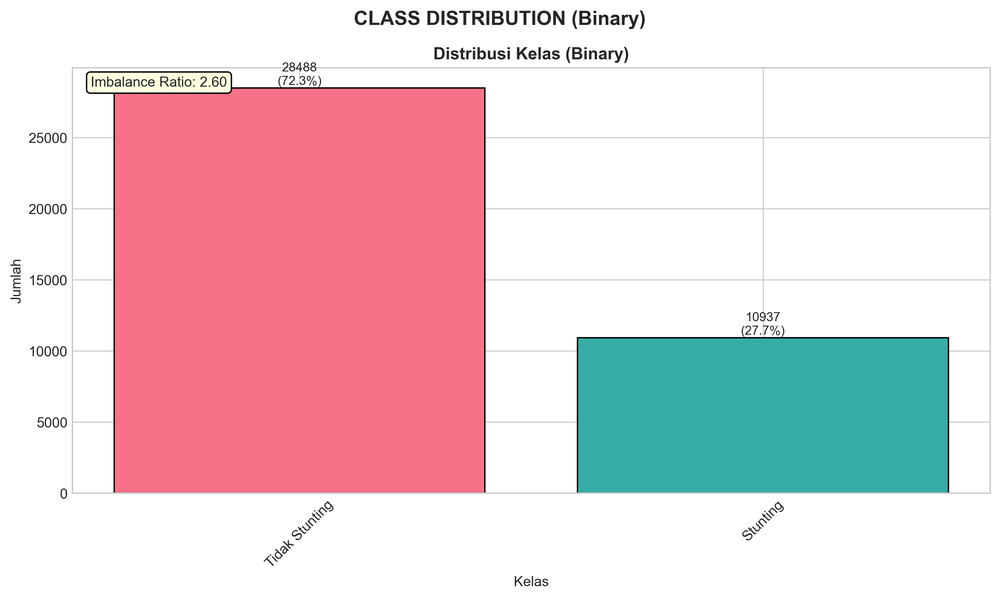
#> input picture reports/figures/03_class_imbalance.png, 1000 x 599 px, shrunk from 2968 x 1777 before the run
$ python fix_class_imbalance_pie.py
#> lines starting #> are read from the running program, lines starting #| are printed output that depends on the picture
"""
Script untuk memperbaiki Class Imbalance Pie Chart yang terpotong
Buat versi LARGE dengan padding ekstra
"""

import matplotlib.pyplot as plt
import numpy as np
from pathlib import Path
from PIL import Image

FIGURES_PATH = Path("reports/figures")
FIGURE_DPI = 300

def save_figure(fig, filename):
    """Save figure dengan DPI tinggi dan padding ekstra"""
    output_path = FIGURES_PATH / f"{filename}.png"
    fig.savefig(output_path, dpi=FIGURE_DPI, bbox_inches='tight',
                facecolor='white', pad_inches=0.5)  # Padding ekstra!
    plt.close(fig)
    print(f"  ✅ Saved: {filename}.png")

def fix_class_imbalance_pie():
    """
    Memperbaiki 03b_class_imbalance_pie.png yang terpotong
    """
    print("\n📊 Memperbaiki Class Imbalance Pie Chart...")

    # Gunakan gambar asli yang lengkap
    img_path_original = FIGURES_PATH / "03_class_imbalance.png"

    if not img_path_original.exists():
        print(f"  ⚠️  File asli tidak ditemukan: {img_path_original}")
        return

    img = Image.open(img_path_original)
#> img is the input picture: PIL image 1000x599 RGBA; mean R, G, B, A 230.2, 208.3, 213.2, 255
    img_array = np.array(img)

    height, width = img_array.shape[:2]
#> height = 599; width = 1000

    # Split dengan margin lebih besar (10% instead of 5%)
    margin = int(width * 0.1)  # 10% margin
#> margin = 100
    mid_width = width // 2
#> mid_width = 500

    # Right part (pie chart) - ambil dari tengah ke kanan dengan margin besar
    right_part = img_array[:, mid_width - margin:]
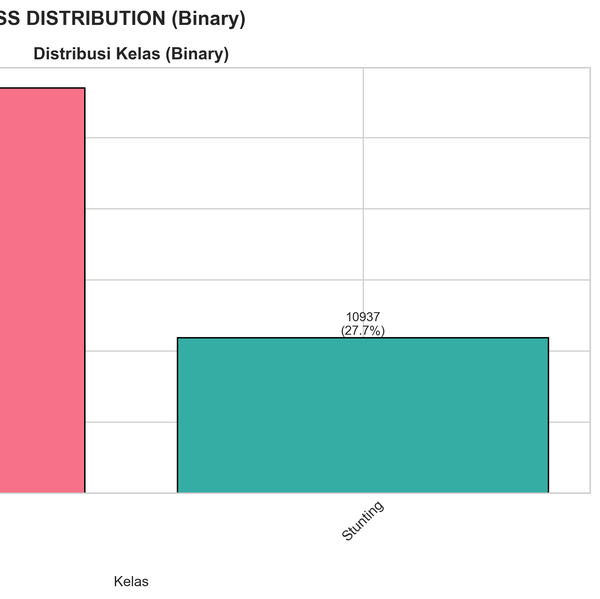
#> right_part: shape (599, 600, 4); mean R, G, B, A 218.6, 224.8, 225.6, 255

    # Save dengan figsize lebih besar dan padding ekstra
    fig, ax = plt.subplots(figsize=(14, 10))  # Lebih besar dari 12x8
    ax.imshow(right_part)
    ax.axis('off')
    plt.tight_layout(pad=1.0)  # Padding lebih besar
    save_figure(fig, '03b_class_imbalance_pie_FIXED')

    print("  ✅ Class Imbalance Pie Chart diperbaiki (14×10 inches dengan padding)")

    # Buat juga versi LARGE dari gambar lengkap
    fig, ax = plt.subplots(figsize=(16, 10))
    ax.imshow(img_array)
    ax.axis('off')
    plt.tight_layout(pad=0.5)
    save_figure(fig, '03_class_imbalance_LARGE')

    print("  ✅ Alternatif: Class Imbalance LARGE (bar + pie, 16×10 inches)")

def main():
    """Main function"""
    print("\n" + "="*70)
    print("  MEMPERBAIKI CLASS IMBALANCE PIE CHART")
    print("="*70)
    print("\nMasalah: Gambar 3.5 (Pie Chart) terpotong")
    print("Solusi: Buat ulang dengan padding ekstra dan ukuran lebih besar")

    if not FIGURES_PATH.exists():
        print(f"\n❌ Error: Folder {FIGURES_PATH} tidak ditemukan!")
        return

    fix_class_imbalance_pie()

    # Summary
    print("\n" + "="*70)
    print("  ✅ SELESAI!")
    print("="*70)
    print("\n📋 File yang dibuat:")
    print("\n1. 03b_class_imbalance_pie_FIXED.png")
    print("   - Ukuran: 14×10 inches")
    print("   - Padding: Ekstra besar (tidak terpotong)")
    print("   - Rekomendasi: GUNAKAN INI untuk skripsi ⭐")

    print("\n2. 03_class_imbalance_LARGE.png")
    print("   - Ukuran: 16×10 inches")
    print("   - Isi: Bar + Pie dalam 1 gambar")
    print("   - Alternatif: Jika pie saja masih terpotong")

    print("\n💡 Update dokumen Word:")
    print("   Ganti 03b_class_imbalance_pie.png")
    print("   dengan 03b_class_imbalance_pie_FIXED.png")
    print("\n" + "="*70)

if __name__ == "__main__":
    main()

$ run again, with reports/figures/01_data_overview.png copied over reports/figures/03_class_imbalance.png
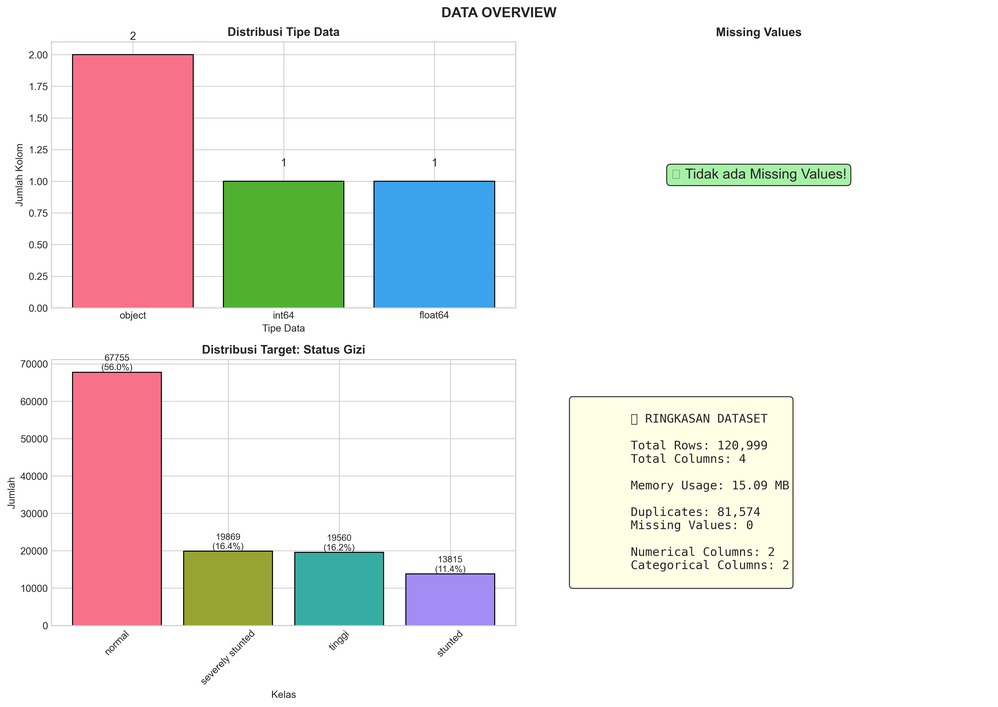
#> input picture reports/figures/01_data_overview.png, 998 x 707 px, shrunk from 4168 x 2953 before the run
#> in fix_class_imbalance_pie, img is the input picture: PIL image 998x707 RGBA; mean R, G, B, A 238.6, 234.3, 232.7, 255
#> in fix_class_imbalance_pie, `right_part = img_array[:, mid_width - margin:]`:
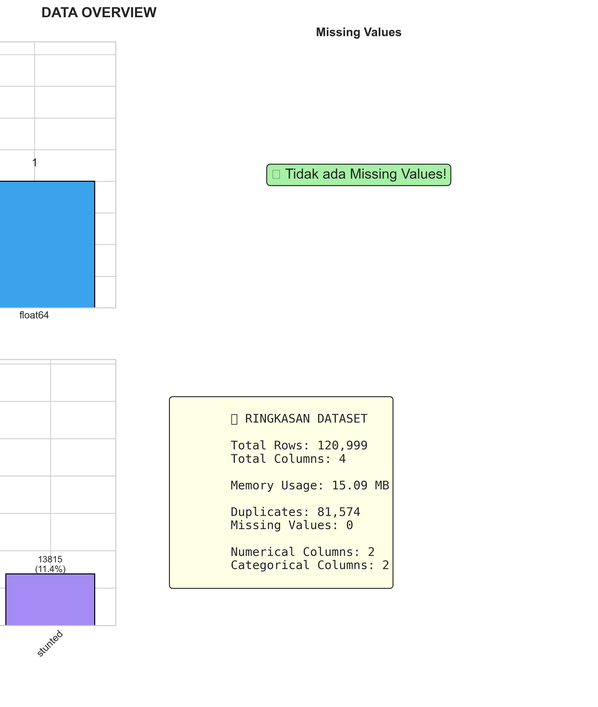
#> right_part: shape (707, 598, 4); mean R, G, B, A 244.5, 247.7, 248, 255

$ run again, with reports/figures/01a_distribusi_tipe_data.png copied over reports/figures/03_class_imbalance.png
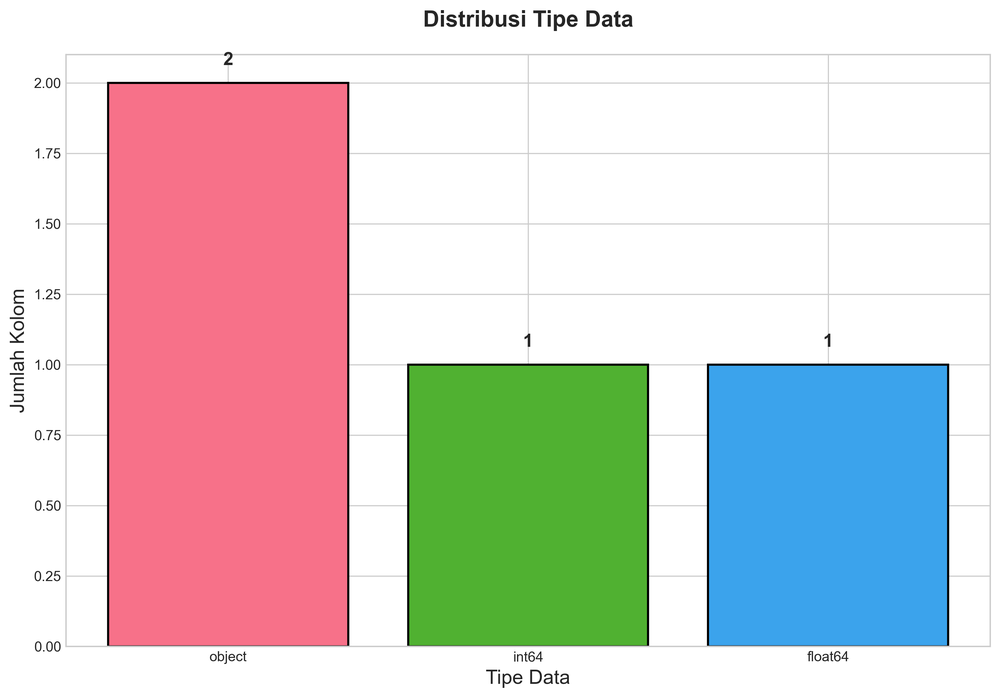
#> input picture reports/figures/01a_distribusi_tipe_data.png, 1000 x 698 px, shrunk from 2969 x 2071 before the run
#> in fix_class_imbalance_pie, img is the input picture: PIL image 1000x698 RGBA; mean R, G, B, A 213.9, 207.4, 206.8, 255
#> in fix_class_imbalance_pie, `right_part = img_array[:, mid_width - margin:]`:
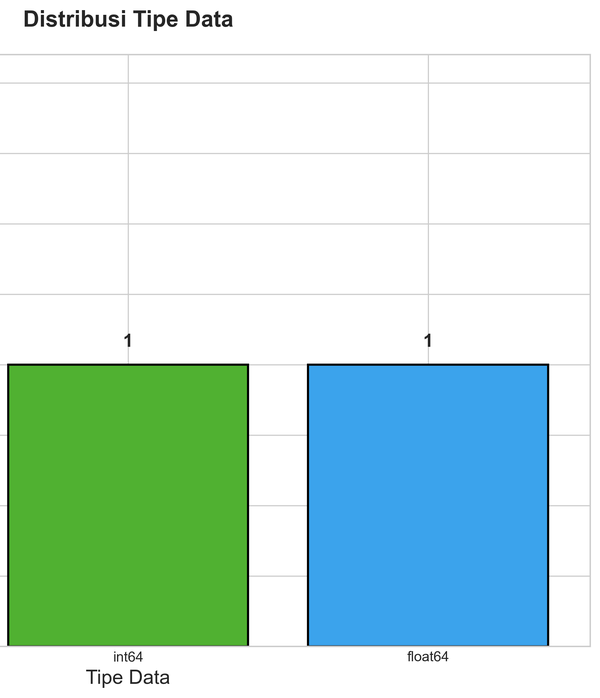
#> right_part: shape (698, 600, 4); mean R, G, B, A 192, 223.9, 215.2, 255

$ run again, with reports/figures/01b_missing_values.png copied over reports/figures/03_class_imbalance.png
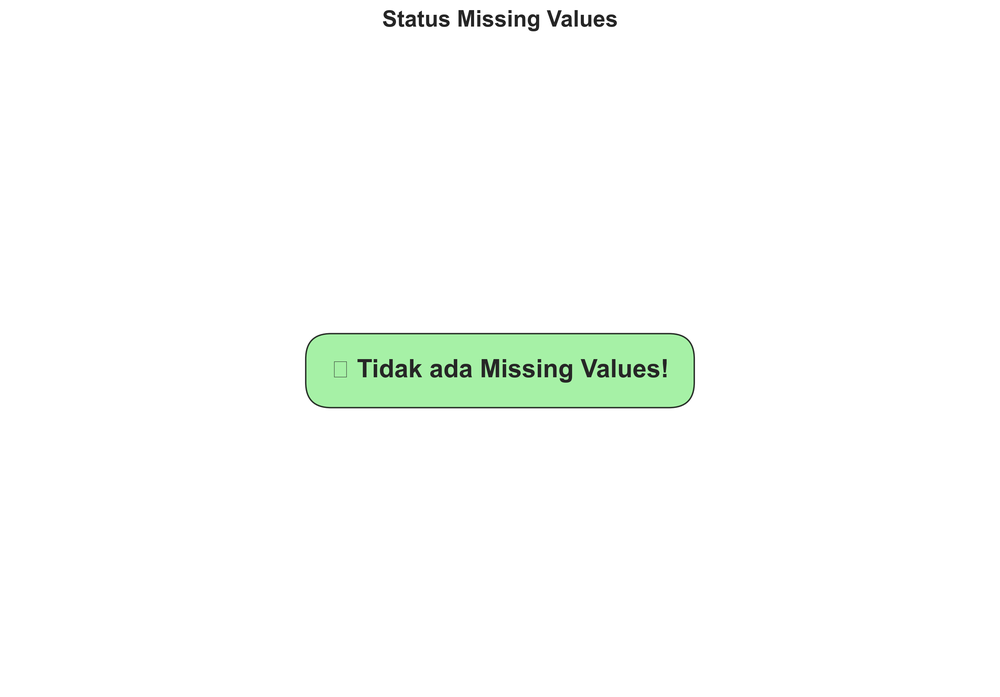
#> input picture reports/figures/01b_missing_values.png, 1000 x 697 px, shrunk from 2970 x 2071 before the run
#> in fix_class_imbalance_pie, img is the input picture: PIL image 1000x697 RGBA; mean R, G, B, A 250.1, 252.9, 250.1, 255
#> in fix_class_imbalance_pie, `right_part = img_array[:, mid_width - margin:]`:
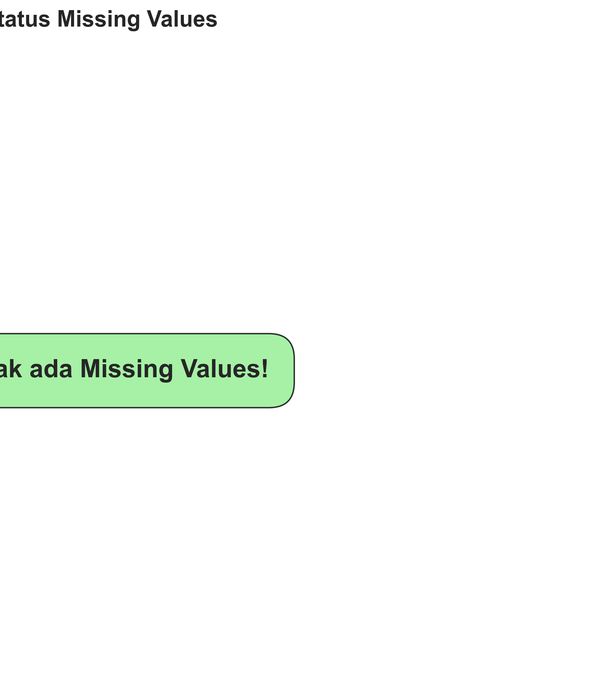
#> right_part: shape (697, 600, 4); mean R, G, B, A 248.6, 252.1, 248.6, 255
